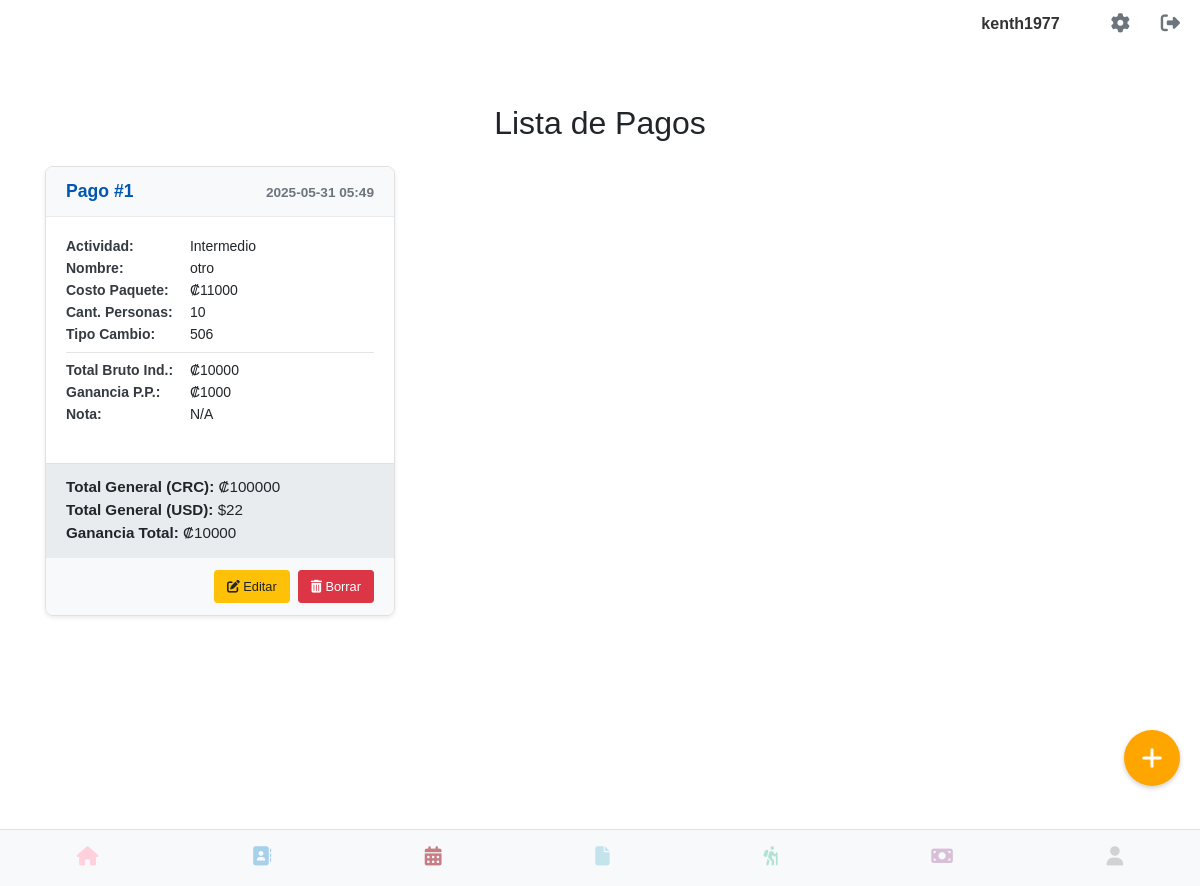
The page /ver_pagos (signed in) on the database as committed earlier.
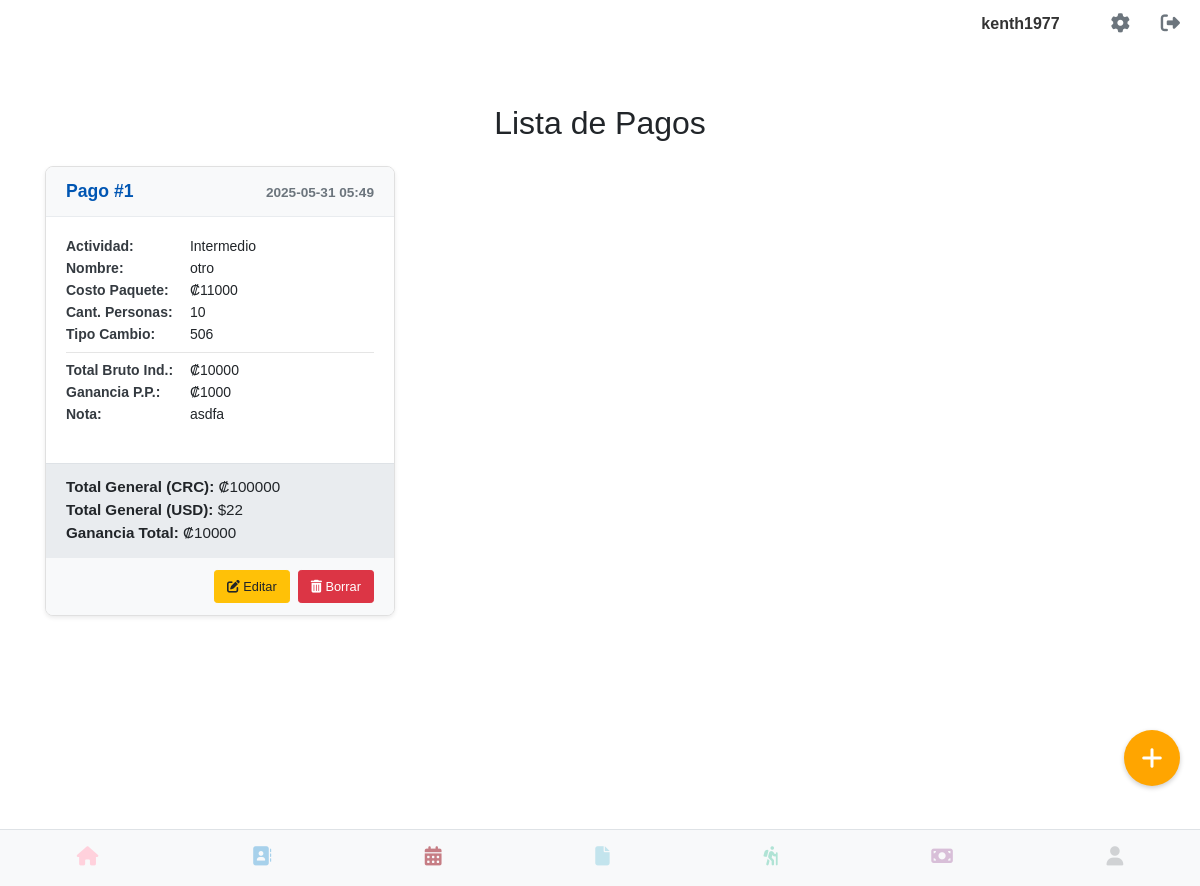
The same page on the database as committed later.
### models.py (models this page shows, shortened)
class User(UserMixin, db.Model):
    __tablename__ = 'users'
    id = db.Column(db.Integer, primary_key=True)
    username = db.Column(db.String(80), unique=True, nullable=False)
    email = db.Column(db.String(120), unique=True, nullable=False)
    cedula = db.Column(db.String(20), unique=True, nullable=False)
    telefono = db.Column(db.String(20), nullable=False)
    password_hash = db.Column(db.String(128))
    image_filename = db.Column(db.String(255), nullable=True)
    @property
    def is_authenticated(self):
        return True

### pagos.py (models this page shows, shortened)
class Pago(db.Model):
    __tablename__ = 'pagos'
    id = db.Column(db.Integer, primary_key=True)
    usuario_id = db.Column(db.Integer, db.ForeignKey('users.id'), nullable=False)
    usuario = db.relationship('User', backref=db.backref('pagos', lazy=True))
    fecha_registro = db.Column(db.DateTime, default=datetime.utcnow)
    tipo_cambio = db.Column(db.Integer, nullable=False) # CAMBIADO a Integer
    actividad = db.Column(db.String(100), nullable=False)
    nombre_actividad = db.Column(db.String(255), nullable=False)
    costo_paquete = db.Column(db.Integer, nullable=False) # CAMBIADO a Integer
    cantidad_personas = db.Column(db.Integer, nullable=False)
    costo_busetas = db.Column(db.Integer, nullable=True, default=0)
    costo_lanchas_transporte = db.Column(db.Integer, nullable=True, default=0)
    costo_otro_transporte = db.Column(db.Integer, nullable=True, default=0)
    costo_aerolinea = db.Column(db.Integer, nullable=True, default=0)
    costo_guia = db.Column(db.Integer, nullable=True, default=0)
    costo_entrada = db.Column(db.Integer, nullable=True, default=0)
    costo_parqueo = db.Column(db.Integer, nullable=True, default=0)
    costo_lancha_grupal = db.Column(db.Integer, nullable=True, default=0)
    costo_alquiler_local = db.Column(db.Integer, nullable=True, default=0)
    costo_estadia = db.Column(db.Integer, nullable=True, default=0)
    costo_bano_duchas = db.Column(db.Integer, nullable=True, default=0)
    costo_impuestos = db.Column(db.Integer, nullable=True, default=0)
    costo_desayuno = db.Column(db.Integer, nullable=True, default=0)
    costo_almuerzo = db.Column(db.Integer, nullable=True, default=0)
    costo_cafe = db.Column(db.Integer, nullable=True, default=0)
    costo_cena = db.Column(db.Integer, nullable=True, default=0)
    costo_refrigerio = db.Column(db.Integer, nullable=True, default=0)
    costo_certificados = db.Column(db.Integer, nullable=True, default=0)
    costo_reconocimientos = db.Column(db.Integer, nullable=True, default=0)
    nota = db.Column(db.Text, nullable=True)
    @property
    def total_costos_transporte(self):
        total = (self.costo_busetas or 0) + \
                (self.costo_lanchas_transporte or 0) + \
                (self.costo_otro_transporte or 0) + \
                (self.costo_aerolinea or 0)
        return round(total / self.cantidad_personas) if self.cantidad_personas else 0
    @property
    def total_costos_grupales(self):
        total = (self.costo_guia or 0) + \
                (self.costo_entrada or 0) + \
                (self.costo_parqueo or 0) + \
                (self.costo_lancha_grupal or 0) + \
                (self.costo_alquiler_local or 0) + \
                (self.costo_estadia or 0)
        return round(total / self.cantidad_personas) if self.cantidad_personas and total > 0 else 0
    @property
    def total_costos_individuales(self):
        return (self.costo_bano_duchas or 0) + \
               (self.costo_impuestos or 0) + \
               (self.costo_desayuno or 0) + \
               (self.costo_almuerzo or 0) + \
               (self.costo_cafe or 0) + \
               (self.costo_cena or 0) + \
               (self.costo_refrigerio or 0) + \
               (self.costo_certificados or 0) + \
               (self.costo_reconocimientos or 0)
    @property
    def total_bruto_individual(self):
        return self.total_costos_transporte + \
               self.total_costos_grupales + \
               self.total_costos_individuales
    @property
    def total_bruto_general_colones(self):
        return self.total_bruto_individual * self.cantidad_personas
    @property
    def total_bruto_general_dolar(self):
        return round(self.costo_paquete / self.tipo_cambio) if self.tipo_cambio else 0
    @property
    def total_ganancia_pp(self):
        return self.costo_paquete - self.total_bruto_individual
    @property
    def total_ganancia_general(self):
        return self.total_ganancia_pp * self.cantidad_personas if self.cantidad_personas else 0

### pagos.py (the view)
@pagos_bp.route('/ver_pagos')
@login_required
def ver_pagos():
    pagos = Pago.query.filter_by(usuario_id=current_user.id).order_by(Pago.fecha_registro.desc()).all()
    return render_template('ver_pagos.html', pagos=pagos, generate_csrf=generate_csrf)

### app.py (called while the page is built)
@login_manager.user_loader
def load_user(user_id):
    return User.query.get(int(user_id))

### templates/ver_pagos.html (shortened to what this page needs)
{% extends 'base.html' %}
{% block content %}
<div class="container mt-4">
    <h2 class="mb-4 text-center">Lista de Pagos</h2>
    {% if pagos %}
    <div class="row row-cols-1 row-cols-md-2 row-cols-lg-3 g-4">
        {% for pago in pagos %}
        <div class="col">
            <div class="card h-100 payment-card">
                <div class="card-header payment-card-header">
                    <h5 class="payment-card-title">Pago #{{ pago.id }}</h5>
                    <span class="payment-card-subtitle">{{ pago.fecha_registro.strftime('%Y-%m-%d %H:%M') }}</span>
                </div>
                <div class="card-body">
                    <p class="payment-detail"><strong>Actividad:</strong> {{ pago.actividad }}</p>
                    <p class="payment-detail"><strong>Nombre:</strong> {{ pago.nombre_actividad }}</p>
                    <p class="payment-detail"><strong>Costo Paquete:</strong> ₡{{ "%.0f"|format(pago.costo_paquete) }}</p>
                    <p class="payment-detail"><strong>Cant. Personas:</strong> {{ pago.cantidad_personas }}</p>
                    <p class="payment-detail"><strong>Tipo Cambio:</strong> {{ "%.0f"|format(pago.tipo_cambio) }}</p>
                    <hr class="my-2">
                    <p class="payment-detail"><strong>Total Bruto Ind.:</strong> ₡{{ "%.0f"|format(pago.total_bruto_individual) }}</p>
                    <p class="payment-detail"><strong>Ganancia P.P.:</strong> ₡{{ "%.0f"|format(pago.total_ganancia_pp) }}</p>
                    <p class="payment-detail"><strong>Nota:</strong> {{ pago.nota or 'N/A' }}</p>
                </div>
                <div class="payment-summary">
                    <p class="mb-0"><strong>Total General (CRC):</strong> ₡{{ "%.0f"|format(pago.total_bruto_general_colones) }}</p>
                    <p class="mb-0"><strong>Total General (USD):</strong> ${{ "%.0f"|format(pago.total_bruto_general_dolar) }}</p>
                    <p class="mb-0"><strong>Ganancia Total:</strong> ₡{{ "%.0f"|format(pago.total_ganancia_general) }}</p>
                </div>
                <div class="payment-actions">
                    <a href="{{ url_for('pagos.editar_pagos', id=pago.id) }}" class="btn btn-sm btn-warning">
                        <i class="fas fa-edit"></i> Editar
                    </a>
                    <form action="{{ url_for('pagos.borrar_pagos', id=pago.id) }}" method="POST" class="d-inline" onsubmit="return confirm('¿Estás seguro de que quieres borrar este pago?');">
                        <button type="submit" class="btn btn-sm btn-danger">
                            <i class="fas fa-trash-alt"></i> Borrar
                        </button>
                    </form>
                </div>
            </div>
        </div>
        {% endfor %}
    </div>
    {% else %}
    <div class="alert alert-info text-center" role="alert">
        No hay pagos registrados aún. ¡Crea uno nuevo!
    </div>
    {% endif %}
</div>
<a href="{{ url_for('pagos.crear_pagos') }}" class="floating-action-button">
    <i class="fas fa-plus"></i>
</a>
{% endblock %}

### templates/base.html (shortened to what this page needs)
<!DOCTYPE html>
<html lang="es">
<head>
    <link rel="stylesheet" type="text/css" href="{{ url_for('static', filename='css/main.css') }}">
    <link rel="stylesheet" href="https://cdn.jsdelivr.net/npm/sweetalert2@11/dist/sweetalert2.min.css">
</head>
<body>
	<div class="contactos-container">
    {% if current_user.is_authenticated %}
        <div class="top-right">
            <span class="username-display">{{ current_user.username }}</span>
            <a href="{{ url_for('perfil') }}" class="gear-icon"><i class="fas fa-cog"></i></a>
            <a href="{{ url_for('logout') }}" class="logout-icon"><i class="fas fa-sign-out-alt"></i></a>
        </div>
    {% endif %}
</div>
{% include "flash.html" %}
<div class="container-block margin-bottom-large">
    {% block content %}
    {% endblock %}
</div>
{% include "navbar.html" %}
</body>
</html>

### templates/flash.html (shortened to what this page needs)
<div class="container">
</div>

### templates/navbar.html
<nav class="magic-navbar">
    <div class="magic-nav-buttons">
        <div class="magic-nav-button">
            <a href="{{ url_for('index') }}">
                <i class="fas fa-home"></i>
            </a>
        </div>
        <div class="magic-nav-button">
            <a href="{{ url_for('listar_contacto') }}">
                <i class="fa-solid fa-address-book"></i>
            </a>
        </div>
        <div class="magic-nav-button">
            <a href="{{ url_for('calendario') }}">
                <i class="fa-solid fa-calendar-days"></i>
            </a>
        </div>
        <div class="magic-nav-button">
            <a href="{{ url_for('ver_facturas') }}">
                <i class="fa-solid fa-file"></i>
            </a>
        </div>
        <div class="magic-nav-button">
            <a href="{{ url_for('ver_eventos') }}">
                <i class="fa-solid fa-person-hiking"></i>
            </a>
        </div>
        <div class="magic-nav-button">
            <a href="{{ url_for('pagos.ver_pagos') }}">
                <i class="fa-solid fa-money-bill"></i>
            </a>
        </div>
        <div class="magic-nav-button">
            {% if current_user.is_authenticated %}
                <a href="#" style="pointer-events: none; opacity: 0.2;">
                    <i class="fas fa-user"></i>
                </a>
            {% else %}
                <a href="{{ url_for('login') }}">
                    <i class="fas fa-user"></i>
                </a>
            {% endif %}
        </div>
    </div>
</nav>

### static/css/navbar.css (style rules this page uses)
.magic-navbar { background-color: #f8f9fa; color: #343a40; padding: 0.5rem 0; position: fixed; bottom: 0; left: 0; width: 100%; z-index: 1000; border-top: 1px solid #dee2e6; }
.magic-nav-buttons { display: flex; justify-content: space-around; align-items: center; }
.magic-nav-button { flex-grow: 1; text-align: center; padding: 0.5rem 0; }
.magic-nav-button a { display: block; color: inherit; text-decoration: none; }
.magic-nav-button i { font-size: 1.2rem; margin-bottom: 0.2rem; }
.magic-nav-button:nth-child(1) i { color: #FFD1DC; }
.magic-nav-button:nth-child(2) i { color: #A7D1EB; }
.magic-nav-button:nth-child(3) i { color: #c67D84; }
.magic-nav-button:nth-child(4) i { color: #C3E4ED; }
.magic-nav-button:nth-child(5) i { color: #B0E3D5; }
.magic-nav-button:nth-child(6) i { color: #D8BFD8; }

### static/css/base.css (style rules this page uses)
body { font-family: sans-serif; margin: 0; }
.margin-bottom-large { margin-bottom: 250px; }
.container { width: 80%; margin: 20px auto; padding: 20px; }
.top-right { position: absolute; top: 10px; right: 20px; display: flex; align-items: center; }
.gear-icon, .logout-icon { font-size: 24px; text-decoration: none; color: #333; margin-left: 15px; }
.username-display { margin-right: 20px; font-weight: bold; color: #333; }

### static/css/perfil.css (style rules this page uses)
body { font-family: sans-serif; margin: 20px; }

### static/css/listar_contacto.css (style rules this page uses)
.contactos-container { font-family: Arial, sans-serif; color: #333; }
.contactos-container .top-right { display: flex; justify-content: flex-end; align-items: center; gap: 1rem; padding-bottom: 1rem; }
.contactos-container .username-display { font-weight: bold; }
.contactos-container .gear-icon, .contactos-container .logout-icon { color: #6c757d; font-size: 1.2rem; text-decoration: none; }

### templates/ver_pagos.html (style rules this page uses)
.floating-action-button { position: fixed !important; bottom: 100px !important; right: 20px !important; background-color: orange !important; color: white !important; border-radius: 50% !important; width: 56px !important; height: 56px !important; display: flex !important; justify-content: center !important; align-items: center !important; font-size: 24px !important; box-shadow: 0 2px 5px rgba(0, 0, 0, 0.2) !important; z-index: 9999 !important; text-decoration: none !important; }
.payment-card { border: 1px solid #e0e0e0; border-radius: 0.5rem; box-shadow: 0 2px 4px rgba(0, 0, 0, 0.08); transition: transform 0.2s ease-in-out, box-shadow 0.2s ease-in-out; background-color: #ffffff; overflow: hidden; }
.payment-card-header { background-color: #f8f9fa; padding: 0.75rem 1.25rem; border-bottom: 1px solid #e9ecef; font-weight: bold; color: #343a40; display: flex; justify-content: space-between; align-items: center; }
.payment-card-title { font-size: 1.1rem; font-weight: bold; color: #0056b3; margin-bottom: 0; }
.payment-card-subtitle { font-size: 0.85rem; color: #6c757d; margin-top: 0.25rem; }
.payment-detail { font-size: 0.875rem; margin-bottom: 0.15rem; line-height: 1.4; }
.payment-detail strong { color: #343a40; min-width: 120px; display: inline-block; }
.payment-summary { background-color: #e9ecef; padding: 0.75rem 1.25rem; border-top: 1px solid #dee2e6; margin-top: 1rem; font-size: 0.95rem; }
.payment-summary p { margin-bottom: 0.2rem; }
.payment-summary strong { color: #212529; }
.payment-actions { padding: 0.75rem 1.25rem; border-top: 1px solid #e9ecef; background-color: #f8f9fa; display: flex; justify-content: flex-end; gap: 0.5rem; }
.payment-actions .btn { font-size: 0.8rem; padding: 0.375rem 0.75rem; }

Rows that differ between the two databases and show on the page:
changed Pago "Intermedio": nota "N/A" → "asdfa"
